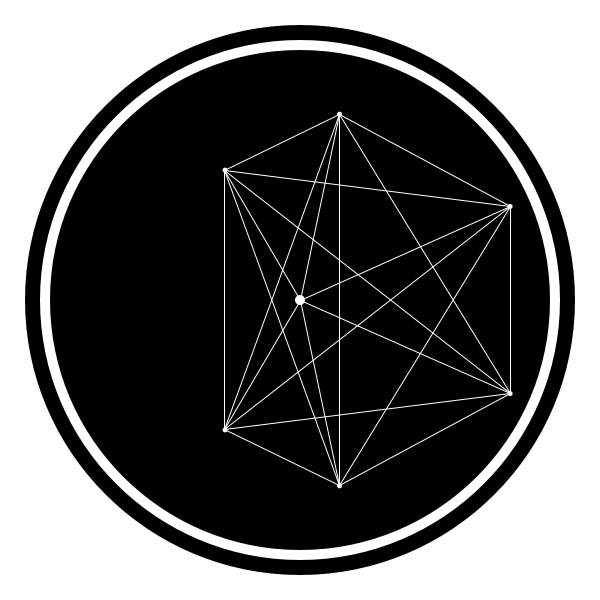
Frame 1 (no input)
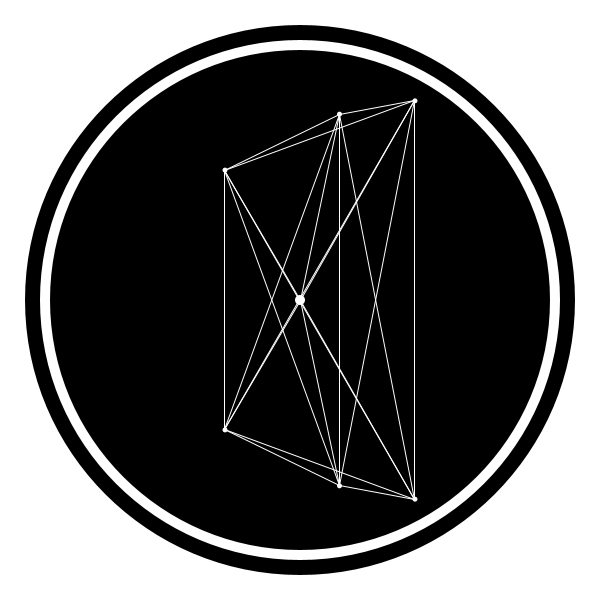
Frame 60 (the mouse pressed at the canvas centre just before this capture)
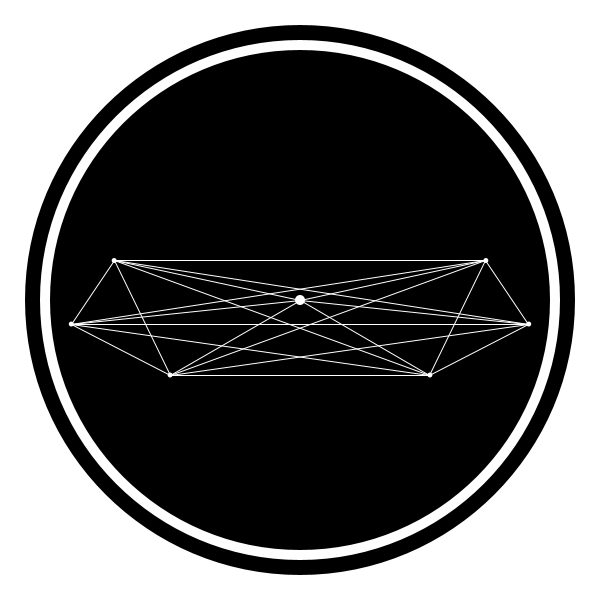
Frame 120 (the mouse held since frame 60 and released just before this capture)

The Processing sketch that drew these frames (run headless with seeded random() and noise(); from frame 60 on, the mouse is pressed at the canvas centre):

// Processing sketch: processing_122647
// ── processing_122647.pde

float x1, y1, x2, y2, x3, y3, x4, y4, x5, y5, x6, y6;
float radius, radius2, radius3;
int x;
int y;
int c;
int h;

//int b;

//float counter = b ;

void setup()
{
  size(600, 600);
  background(255);
  frameRate(10);
  smooth();
  colorMode(HSB);

  ellipseMode(CENTER);

  radius  = 230;  //s
  radius3 = 150;  //h
  radius2 = 190;  //m
}

void draw()
{ 
  translate(300, 300);

  if (mousePressed)
  {
    rotate(radians(-90));
  }


  background(255);

  x1 = 0 + cos(radians(map(second(), 0, -60, 0, 360)))*(radius); 
  y1 = 0 + sin(radians(map(second(), 0, -60, 0, 360)))*(radius);

  x2 = 0 + cos(radians(map(minute(), 0, 60, 0, 360)))*(radius2); 
  y2 = 0 + sin(radians(map(minute(), 0, 60, 0, 360)))*(radius2);

  x3 = 0 + cos(radians(map(hour(), 0, -12, 0, 360)))*(radius3); 
  y3 = 0 + sin(radians(map(hour(), 0, -12, 0, 360)))*(radius3);

  x4 = 0 + cos(radians(map(second(), 0, 60, 0, 360)))*(radius); 
  y4 = 0 + sin(radians(map(second(), 0, 60, 0, 360)))*(radius); 

  x5 = 0 + cos(radians(map(minute(), 0, -60, 0, 360)))*(radius2); 
  y5 = 0 + sin(radians(map(minute(), 0, -60, 0, 360)))*(radius2);

  x6 = 0 + cos(radians(map(hour(), 0, 12, 0, 360)))*(radius3); 
  y6 = 0 + sin(radians(map(hour(), 0, 12, 0, 360)))*(radius3);


  pushMatrix();

  noStroke();

  //  float h = map(sin(counter), 0, 1, 0, 360);
  //  counter += 0.0006667;
  //  float b = map(sin(counter), 0, hour(), 0, 100);

  if (hour() <7)
  {
    h = 0;
  }
  else
  {
    h = 255;
  }

  if (hour() >20)
  {
    h = 0;
  }


  fill(190, 85, h);
  ellipse(0, 0, 550, 550); //Tageszeit

  fill(255);
  ellipse(0, 0, 520, 520); 

  fill(0);
  ellipse(0, 0, 500, 500);

  popMatrix();

  fill(255);
  ellipse(x1, y1, 5, 5);
  ellipse(x2, y2, 5, 5);
  ellipse(x3, y3, 5, 5);
  ellipse(x4, y4, 5, 5);
  ellipse(x5, y5, 5, 5);
  ellipse(x6, y6, 5, 5);
  ellipse(0, 0, 10, 10);

  stroke(255);
  strokeWeight(1);

  line(0, 0, x1, y1);
  line(0, 0, x2, y2);
  line(0, 0, x3, y3);
  line(0, 0, x4, y4);
  line(0, 0, x5, y5);
  line(0, 0, x6, y6);

  line(x1, y1, x2, y2);
  line(x1, y1, x3, y3);
  line(x1, y1, x4, y4);
  line(x1, y1, x5, y5);
  line(x1, y1, x6, y6); 
  line(x2, y2, x3, y3);
  line(x2, y2, x5, y5);
  line(x2, y2, x6, y6); 
  line(x3, y3, x4, y4);
  line(x4, y4, x2, y2);
  line(x4, y4, x5, y5);
  line(x5, y5, x3, y3);
  line(x6, y6, x3, y3);
  line(x6, y6, x4, y4);
  line(x6, y6, x5, y5);
}
